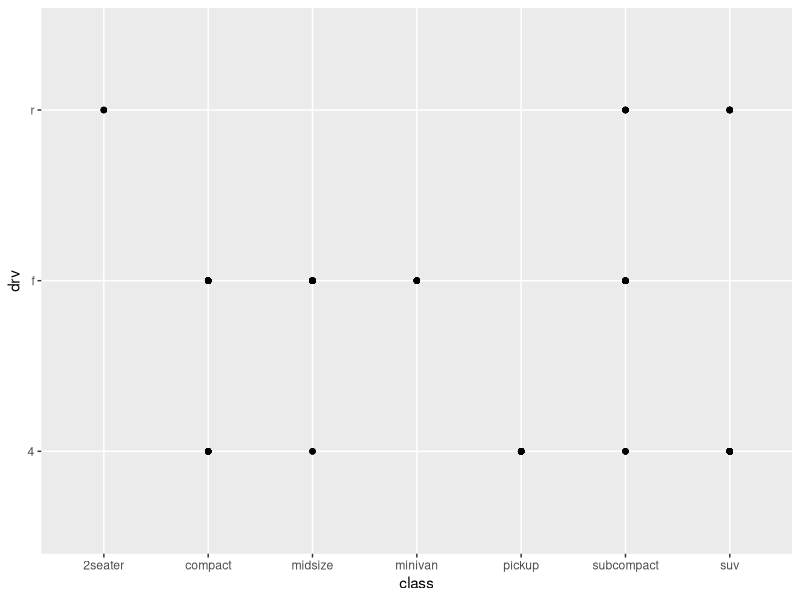
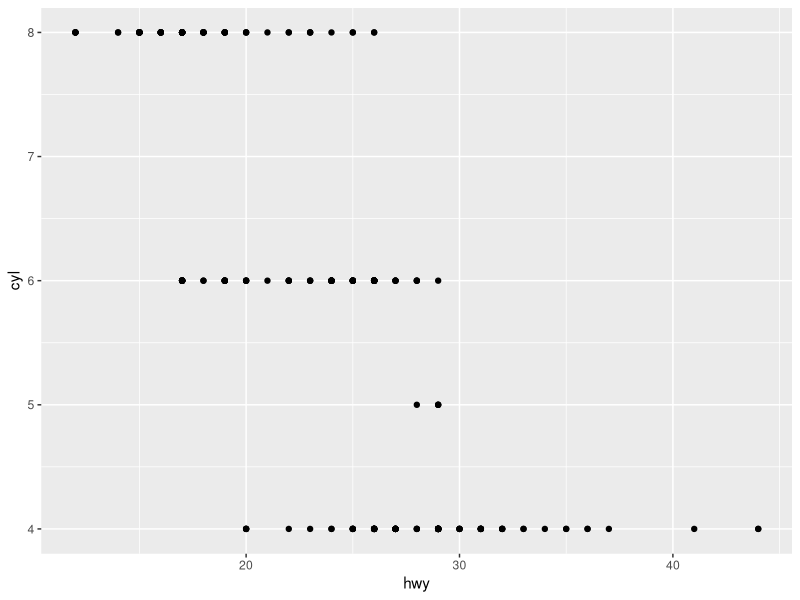

These figures' R source, in order:
## ---- chunk 1
knitr::opts_chunk$set(echo = TRUE)
## ---- chunk 2
library("tidyverse")
## ---- chunk 3
ggplot2::mpg
## ---- chunk 4
dim(mpg)
## ---- chunk 5
?mpg
## ---- chunk 6
ggplot(data = mpg) +
  geom_point(mapping = aes(x = class, y = drv))
## ---- chunk 7
ggplot(data = mpg) +
  geom_point(mapping = aes(x = hwy, y = cyl))
